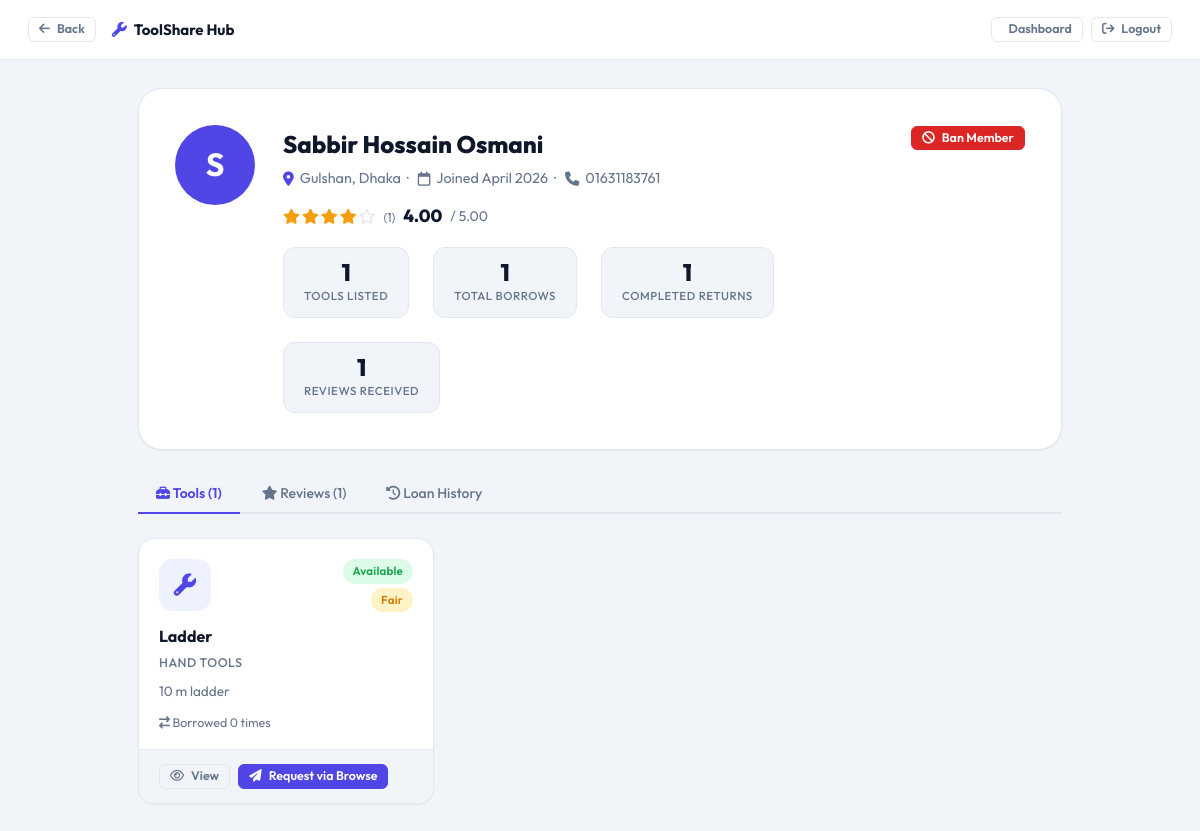
Screenshot of /profile.php?id=22 (signed in) with the database file from the repository.
### tables this page shows
CREATE TABLE `member` (
  `member_id` int(11) NOT NULL AUTO_INCREMENT,
  `name` varchar(150) NOT NULL,
  `email` varchar(150) NOT NULL,
  `phone` varchar(20) DEFAULT NULL,
  `password` varchar(255) NOT NULL,
  `area_id` int(11) NOT NULL,
  `avg_rating` decimal(3,2) DEFAULT 0.00,
  `total_loans` int(11) DEFAULT 0,
  `is_banned` tinyint(1) NOT NULL DEFAULT 0,
  `profile_bio` text DEFAULT NULL,
  `role` enum('Admin','Member') DEFAULT 'Member',
  `created_at` datetime DEFAULT current_timestamp(),
  PRIMARY KEY (`member_id`),
  UNIQUE KEY `email` (`email`),
  CONSTRAINT `member_ibfk_1` FOREIGN KEY (`area_id`) REFERENCES `area` (`area_id`)
);

CREATE TABLE `area` (
  `area_id` int(11) NOT NULL AUTO_INCREMENT,
  `area_name` varchar(100) NOT NULL,
  `district` varchar(100) NOT NULL,
  PRIMARY KEY (`area_id`)
);

CREATE TABLE `tool` (
  `tool_id` int(11) NOT NULL AUTO_INCREMENT,
  `owner_id` int(11) NOT NULL,
  `category_id` int(11) NOT NULL,
  `name` varchar(200) NOT NULL,
  `condition` enum('New','Good','Fair','Needs Inspection') DEFAULT 'Good',
  `status` enum('Available','On Loan','Needs Inspection','Lost') DEFAULT 'Available',
  `description` text DEFAULT NULL,
  `created_at` datetime DEFAULT current_timestamp(),
  PRIMARY KEY (`tool_id`),
  CONSTRAINT `tool_ibfk_1` FOREIGN KEY (`owner_id`) REFERENCES `member` (`member_id`),
  CONSTRAINT `tool_ibfk_2` FOREIGN KEY (`category_id`) REFERENCES `category` (`category_id`)
);

CREATE TABLE `category` (
  `category_id` int(11) NOT NULL AUTO_INCREMENT,
  `name` varchar(100) NOT NULL,
  `description` text DEFAULT NULL,
  PRIMARY KEY (`category_id`),
  UNIQUE KEY `name` (`name`)
);

### profile.php (the view, shortened to what this page needs)
<?php
require_once 'db.php';
$viewer_id   = (int)$_SESSION['member_id'];
$viewer_role = $_SESSION['role'] ?? 'Member';
$target_id   = (int)($_GET['id'] ?? $viewer_id);
$member = fetchOne("
    SELECT m.*, a.area_name, a.district
    FROM Member m
    JOIN Area a ON m.area_id=a.area_id
    WHERE m.member_id=$target_id
");
$is_own_profile = ($viewer_id === $target_id);
$is_admin       = ($viewer_role === 'Admin');
$review_count = fetchOne("
    SELECT COUNT(*) AS cnt FROM Review WHERE reviewee_id=$target_id
")['cnt'];
$tools_count = fetchOne("
    SELECT COUNT(*) AS cnt FROM Tool WHERE owner_id=$target_id
")['cnt'];
$loans_count = fetchOne("
    SELECT COUNT(*) AS cnt FROM Loan_Record
    WHERE borrower_id=$target_id AND status='Returned'
")['cnt'];
$their_tools = fetchAll("
    SELECT t.*, c.name AS cat_name,
           COUNT(lr.loan_id) AS borrow_count
    FROM Tool t
    JOIN Category c ON t.category_id=c.category_id
    LEFT JOIN Loan_Record lr ON lr.tool_id=t.tool_id
    WHERE t.owner_id=$target_id
    GROUP BY t.tool_id
    ORDER BY t.status='Available' DESC, t.created_at DESC
");
$back_url = $is_admin ? 'admin_dashboard.php?section=members' : 'user_dashboard.php?section=browse';
?>
<!DOCTYPE html>
<html lang="en">
<head>
    <link rel="stylesheet" href="assets/style.css">
    <link rel="stylesheet" href="https://cdnjs.cloudflare.com/ajax/libs/font-awesome/6.5.0/css/all.min.css">
</head>
<body style="background:var(--bg);">
    <nav style="background:var(--card);border-bottom:1px solid var(--border);padding:0 28px;height:60px;display:flex;align-items:center;gap:16px;position:sticky;top:0;z-index:100;">
        <a href="<?= $back_url ?>" class="btn btn-ghost btn-sm">
            <i class="fa-solid fa-arrow-left"></i> Back
        </a>
        <span style="font-weight:700;color:var(--text);display:flex;align-items:center;gap:7px;">
            <i class="fa-solid fa-wrench" style="color:var(--primary);"></i>
            ToolShare Hub
        </span>
        <div style="margin-left:auto;display:flex;gap:8px;">
            <a href="<?= $is_admin ? 'admin_dashboard.php' : 'user_dashboard.php' ?>" class="btn btn-ghost btn-sm">
                <i class="fa-solid fa-grid-2"></i> Dashboard
            </a>
            <a href="logout.php" class="btn btn-ghost btn-sm">
                <i class="fa-solid fa-arrow-right-from-bracket"></i> Logout
            </a>
        </div>
    </nav>
    <div style="padding:28px;max-width:980px;margin:0 auto;" class="fade-in">
        <div class="profile-hero">
            <div class="avatar xl" style="
            flex-shrink:0;
            font-size:2rem;
            background:<?= $member['role'] === 'Admin' ? 'var(--danger)' : 'var(--primary)' ?>;
        ">
                <?= strtoupper(substr($member['name'], 0, 1)) ?>
            </div>
            <div class="profile-hero-right">
                <div style="display:flex;align-items:center;gap:10px;flex-wrap:wrap;">
                    <div class="profile-hero-name"><?= htmlspecialchars($member['name']) ?></div>
                </div>
                <div class="profile-hero-sub">
                    <i class="fa-solid fa-location-dot" style="color:var(--primary);"></i>
                    <?= htmlspecialchars($member['area_name']) ?>, <?= htmlspecialchars($member['district']) ?>
                    &nbsp;·&nbsp;
                    <i class="fa-regular fa-calendar"></i>
                    Joined <?= date('F Y', strtotime($member['created_at'])) ?>
                    <?php if ($member['phone'] && ($is_own_profile || $is_admin)): ?>
                        &nbsp;·&nbsp;
                        <i class="fa-solid fa-phone"></i>
                        <?= htmlspecialchars($member['phone']) ?>
                    <?php endif; ?>
                </div>
                <div style="display:flex;align-items:center;gap:8px;margin-bottom:16px;">
                    <?= stars($member['avg_rating'], $review_count) ?>
                    <span style="font-size:1.1rem;font-weight:800;color:var(--text);">
                        <?= number_format($member['avg_rating'], 2) ?>
                    </span>
                    <span style="color:var(--text-muted);font-size:.875rem;">
                        / 5.00
                    </span>
                </div>
                <div class="profile-stats-row">
                    <div class="profile-stat-item">
                        <div class="val"><?= $tools_count ?></div>
                        <div class="lbl">Tools Listed</div>
                    </div>
                    <div class="profile-stat-item">
                        <div class="val"><?= $member['total_loans'] ?></div>
                        <div class="lbl">Total Borrows</div>
                    </div>
                    <div class="profile-stat-item">
                        <div class="val"><?= $loans_count ?></div>
                        <div class="lbl">Completed Returns</div>
                    </div>
                    <div class="profile-stat-item">
                        <div class="val"><?= $review_count ?></div>
                        <div class="lbl">Reviews Received</div>
                    </div>
                </div>
            </div>
            <div style="display:flex;flex-direction:column;gap:8px;align-items:flex-end;">
                <?php if ($is_own_profile): ?>
                    <button class="btn btn-outline btn-sm" data-modal-open="modal-edit-profile">
                        <i class="fa-regular fa-pen-to-square"></i> Edit Profile
                    </button>
                    <button class="btn btn-ghost btn-sm" data-modal-open="modal-change-password">
                        <i class="fa-solid fa-key"></i> Change Password
                    </button>
                <?php elseif ($is_admin): ?>
                    <?php if ($member['is_banned']): ?>
                        <form method="POST" action="actions.php">
                            <input type="hidden" name="action" value="unban_member">
                            <input type="hidden" name="member_id" value="<?= $target_id ?>">
                            <input type="hidden" name="back" value="profile.php?id=<?= $target_id ?>">
                            <button type="submit" class="btn btn-success btn-sm">
                                <i class="fa-solid fa-lock-open"></i> Unban Member
                            </button>
                        </form>
                    <?php elseif ($member['role'] !== 'Admin'): ?>
                        <form method="POST" action="actions.php">
                            <button type="submit" class="btn btn-danger btn-sm"
                                data-confirm="Ban this member? They will be locked out.">
                                <i class="fa-solid fa-ban"></i> Ban Member
                            </button>
                        </form>
                    <?php endif; ?>
                <?php endif; ?>
            </div>
        </div>
        <div class="tab-nav">
            <button class="tab-btn active" onclick="switchTab('tools', this)">
                <i class="fa-solid fa-toolbox"></i> Tools (<?= $tools_count ?>)
            </button>
            <button class="tab-btn" onclick="switchTab('reviews', this)">
                <i class="fa-solid fa-star"></i> Reviews (<?= $review_count ?>)
            </button>
            <?php if ($is_own_profile || $is_admin): ?>
                <button class="tab-btn" onclick="switchTab('history', this)">
                    <i class="fa-solid fa-clock-rotate-left"></i> Loan History
                </button>
            <?php endif; ?>
        </div>
        <div class="tab-panel active" id="tab-tools">
            <?php if ($their_tools): ?>
                <div class="tools-grid">
                    <?php foreach ($their_tools as $t): ?>
                        <div class="tool-card">
                            <div class="tool-card-top">
                                <div class="tool-icon-wrap">
                                    <i class="<?= categoryIcon($t['cat_name']) ?>"></i>
                                </div>
                                <div class="tool-badges">
                                    <?= badge($t['status']) ?>
                                    <?= badge($t['condition']) ?>
                                </div>
                            </div>
                            <div class="tool-card-body">
                                <div class="tool-name"><?= htmlspecialchars($t['name']) ?></div>
                                <div class="tool-category"><?= htmlspecialchars($t['cat_name']) ?></div>
                                <div class="tool-desc"><?= htmlspecialchars(trunc($t['description'], 80)) ?></div>
                                <div style="font-size:.78rem;color:var(--text-muted);">
                                    <i class="fa-solid fa-arrow-right-arrow-left"></i>
                                    Borrowed <?= $t['borrow_count'] ?> time<?= $t['borrow_count'] != 1 ? 's' : '' ?>
                                </div>
                            </div>
                            <div class="tool-card-footer">
                                <a href="tool_details.php?id=<?= $t['tool_id'] ?>" class="btn btn-ghost btn-sm">
                                    <i class="fa-regular fa-eye"></i> View
                                </a>
                                <?php if ($t['status'] === 'Available' && !$is_own_profile && !$member['is_banned']): ?>
                                    <a href="user_dashboard.php?section=browse" class="btn btn-primary btn-sm">
                                        <i class="fa-solid fa-paper-plane"></i> Request via Browse
                                    </a>
                                <?php endif; ?>
                            </div>
                        </div>
                    <?php endforeach; ?>
                </div>
            <?php endif; ?>
        </div>
    </div>
</body>
</html>

### db.php (shortened to what this page needs)
<?php
$conn = mysqli_connect(DB_HOST, DB_USER, DB_PASS, DB_NAME);
mysqli_set_charset($conn, 'utf8mb4');
function q($sql)
{
    global $conn;
    $r = mysqli_query($conn, $sql);
    return $r;
}
function fetchAll($sql)
{
    $result = q($sql);
    $rows = [];
    while ($row = mysqli_fetch_assoc($result)) $rows[] = $row;
    return $rows;
}
function fetchOne($sql)
{
    $result = q($sql);
    return mysqli_fetch_assoc($result);
}
function categoryIcon($name)
{
    $map = [
        'Power Tools'        => 'fa-solid fa-plug-circle-bolt',
        'Hand Tools'         => 'fa-solid fa-wrench',
        'Garden Tools'       => 'fa-solid fa-seedling',
        'Kitchen Appliances' => 'fa-solid fa-blender',
        'Cleaning Equipment' => 'fa-solid fa-broom',
        'Electrical'         => 'fa-solid fa-bolt',
        'Plumbing'           => 'fa-solid fa-faucet-drip',
        'Painting'           => 'fa-solid fa-paint-brush',
        'Automotive'         => 'fa-solid fa-car-side',
        'Outdoor & Camping'  => 'fa-solid fa-tent',
    ];
    return $map[$name] ?? 'fa-solid fa-toolbox';
}
function badge($status)
{
    $map = [
        'Available'        => 'badge-success',
        'On Loan'          => 'badge-primary',
        'Needs Inspection' => 'badge-warning',
        'Lost'             => 'badge-danger',
        'Active'           => 'badge-info',
        'Returned'         => 'badge-success',
        'Overdue'          => 'badge-danger',
        'Pending'          => 'badge-warning',
        'Approved'         => 'badge-success',
        'Rejected'         => 'badge-danger',
        'Cancelled'        => 'badge-muted',
        'New'              => 'badge-info',
        'Good'             => 'badge-success',
        'Fair'             => 'badge-warning',
        'Damaged'          => 'badge-danger',
        'Minor'            => 'badge-warning',
        'Moderate'         => 'badge-orange',
        'Severe'           => 'badge-danger',
    ];
    $cls = $map[$status] ?? 'badge-muted';
    return "<span class='badge {$cls}'>" . htmlspecialchars($status) . "</span>";
}
function stars($rating, $count = null)
{
    $full = (int)round($rating);
    $html = '<span class="star-row">';
    for ($i = 1; $i <= 5; $i++) {
        $html .= $i <= $full ? '<i class="fa-solid fa-star star-on"></i>' : '<i class="fa-regular fa-star star-off"></i>';
    }
    $html .= '</span>';
    if ($count !== null) $html .= " <small class='text-muted'>({$count})</small>";
    return $html;
}
function trunc($text, $len = 80)
{
    return strlen($text) > $len ? substr($text, 0, $len) . '…' : $text;
}

### rows the page displays
member: name "S", name "Sabbir Hossain Osmani", area.area_name "Gulshan", area.district "Dhaka", created_at "April 2026", phone "01631183761", avg_rating "4.00", total_loans "1"
tool: status "Available Fair", name "Ladder", category.name "HAND TOOLS", description "10 m ladder", borrow_count "0", shows "Request via Browse"

### other values shown
$count "1"
$tools_count "1"
$loans_count "1"
$review_count "1"
